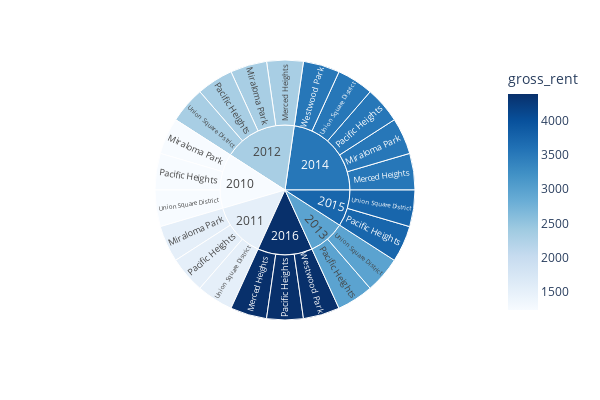

Here is the notebook cell this chart was saved with:
### Markdown cell above
### Create a sunburst chart to conduct a costs analysis of most expensive neighborhoods in San Francisco per year

### Code cell
# Sunburst Plot
plot = px.sunburst(
    df_expensive_neighborhoods_per_year,
    path=['year', 'neighborhood'],
    color='gross_rent',
    color_continuous_scale='Blues',
    width=600,
    height=400
)

plot.show()

### Figure 1 — Plotly figure (JSON) as saved in the notebook; plotly's stock layout.template omitted (floating-point values rounded to 4 significant figures)
{"data": [{"branchvalues": "total", "customdata": [[2324], [3528], [4390], [1239], [1530], [2324], [3528], [1239], [1530], [2324], [2971], [3528], [3739], [4390], [1239], [1530], [2324], [2971], [3528], [3739], [3528], [4390], [1239], [1530], [2324], [2971], [3528], [3739], [4390]], "domain": {"x": [0, 1], "y": [0, 1]}, "hovertemplate": "labels=%{label}<br>count=%{value}<br>parent=%{parent}<br>id=%{id}<br>gross_rent=%{color}<extra></extra>", "ids": ["2012/Merced Heights", "2014/Merced Heights", "2016/Merced Heights", "2010/Miraloma Park", "2011/Miraloma Park", "2012/Miraloma Park", "2014/Miraloma Park", "2010/Pacific Heights", "2011/Pacific Heights", "2012/Pacific Heights", "2013/Pacific Heights", "2014/Pacific Heights", "2015/Pacific Heights", "2016/Pacific Heights", "2010/Union Square District", "2011/Union Square District", "2012/Union Square District", "2013/Union Square District", "2014/Union Square District", "2015/Union Square District", "2014/Westwood Park", "2016/Westwood Park", "2010", "2011", "2012", "2013", "2014", "2015", "2016"], "labels": ["Merced Heights", "Merced Heights", "Merced Heights", "Miraloma Park", "Miraloma Park", "Miraloma Park", "Miraloma Park", "Pacific Heights", "Pacific Heights", "Pacific Heights", "Pacific Heights", "Pacific Heights", "Pacific Heights", "Pacific Heights", "Union Square District", "Union Square District", "Union Square District", "Union Square District", "Union Square District", "Union Square District", "Westwood Park", "Westwood Park", "2010", "2011", "2012", "2013", "2014", "2015", "2016"], "marker": {"coloraxis": "coloraxis", "colors": [2324, 3528, 4390, 1239, 1530, 2324, 3528, 1239, 1530, 2324, 2971, 3528, 3739, 4390, 1239, 1530, 2324, 2971, 3528, 3739, 3528, 4390, 1239, 1530, 2324, 2971, 3528, 3739, 4390]}, "name": "", "parents": ["2012", "2014", "2016", "2010", "2011", "2012", "2014", "2010", "2011", "2012", "2013", "2014", "2015", "2016", "2010", "2011", "2012", "2013", "2014", "2015", "2014", "2016", "", "", "", "", "", "", ""], "type": "sunburst", "values": [1, 1, 1, 1, 1, 1, 1, 1, 1, 1, 1, 1, 1, 1, 1, 1, 1, 1, 1, 1, 1, 1, 3, 3, 4, 2, 5, 2, 3]}], "layout": {"coloraxis": {"colorbar": {"title": {"text": "gross_rent"}}, "colorscale": [[0, "rgb(247,251,255)"], [0.125, "rgb(222,235,247)"], [0.25, "rgb(198,219,239)"], [0.375, "rgb(158,202,225)"], [0.5, "rgb(107,174,214)"], [0.625, "rgb(66,146,198)"], [0.75, "rgb(33,113,181)"], [0.875, "rgb(8,81,156)"], [1, "rgb(8,48,107)"]]}, "height": 400, "legend": {"tracegroupgap": 0}, "margin": {"t": 60}, "width": 600}}
